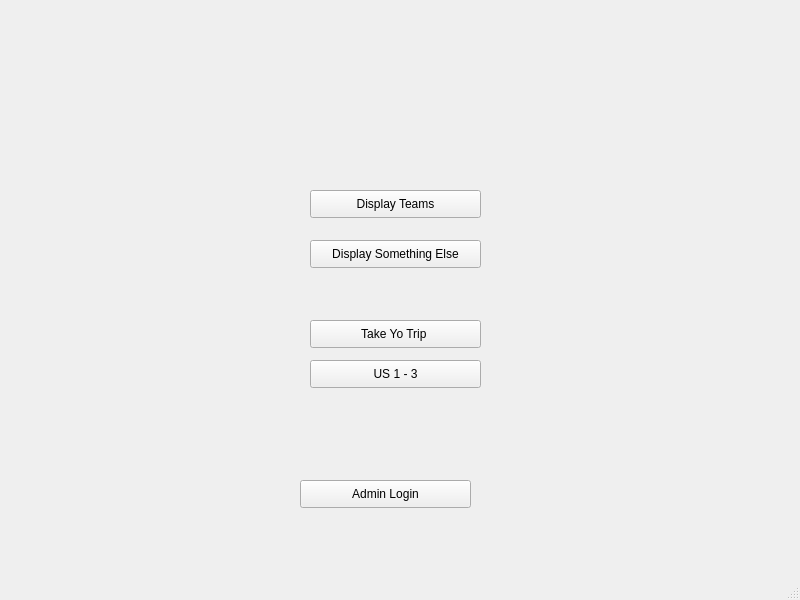
<?xml version="1.0" encoding="UTF-8"?>
<ui version="4.0">
 <class>MainWindow</class>
 <widget class="QMainWindow" name="MainWindow">
  <property name="geometry">
   <rect>
    <x>0</x>
    <y>0</y>
    <width>800</width>
    <height>600</height>
   </rect>
  </property>
  <property name="windowTitle">
   <string>MainWindow</string>
  </property>
  <widget class="QWidget" name="centralwidget">
   <widget class="QPushButton" name="Display_Teams_Button">
    <property name="geometry">
     <rect>
      <x>310</x>
      <y>190</y>
      <width>171</width>
      <height>28</height>
     </rect>
    </property>
    <property name="text">
     <string>Display Teams</string>
    </property>
   </widget>
   <widget class="QPushButton" name="pushButton_2">
    <property name="geometry">
     <rect>
      <x>310</x>
      <y>240</y>
      <width>171</width>
      <height>28</height>
     </rect>
    </property>
    <property name="text">
     <string>Display Something Else</string>
    </property>
   </widget>
   <widget class="QPushButton" name="Login_Button">
    <property name="geometry">
     <rect>
      <x>300</x>
      <y>480</y>
      <width>171</width>
      <height>28</height>
     </rect>
    </property>
    <property name="text">
     <string>Admin Login</string>
    </property>
   </widget>
   <widget class="QPushButton" name="Trip_Button">
    <property name="geometry">
     <rect>
      <x>310</x>
      <y>320</y>
      <width>171</width>
      <height>28</height>
     </rect>
    </property>
    <property name="text">
     <string>Take Yo Trip </string>
    </property>
   </widget>
   <widget class="QPushButton" name="Trip_Button_2">
    <property name="geometry">
     <rect>
      <x>310</x>
      <y>360</y>
      <width>171</width>
      <height>28</height>
     </rect>
    </property>
    <property name="text">
     <string>US 1 - 3</string>
    </property>
   </widget>
  </widget>
  <widget class="QMenuBar" name="menubar">
   <property name="geometry">
    <rect>
     <x>0</x>
     <y>0</y>
     <width>800</width>
     <height>21</height>
    </rect>
   </property>
  </widget>
  <widget class="QStatusBar" name="statusbar"/>
 </widget>
 <resources/>
 <connections/>
</ui>
